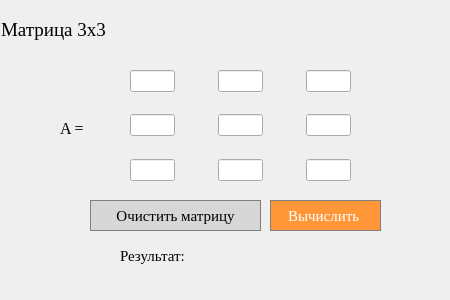
<?xml version="1.0" encoding="UTF-8"?>
<ui version="4.0">
 <class>matrix_det_3x3</class>
 <widget class="QDialog" name="matrix_det_3x3">
  <property name="geometry">
   <rect>
    <x>0</x>
    <y>0</y>
    <width>450</width>
    <height>300</height>
   </rect>
  </property>
  <property name="windowTitle">
   <string>Matrix det 3x3</string>
  </property>
  <widget class="QLabel" name="label">
   <property name="geometry">
    <rect>
     <x>1</x>
     <y>10</y>
     <width>450</width>
     <height>40</height>
    </rect>
   </property>
   <property name="sizePolicy">
    <sizepolicy hsizetype="Preferred" vsizetype="Fixed">
     <horstretch>0</horstretch>
     <verstretch>0</verstretch>
    </sizepolicy>
   </property>
   <property name="font">
    <font>
     <family>Times New Roman</family>
     <pointsize>14</pointsize>
    </font>
   </property>
   <property name="styleSheet">
    <string notr="true">QLabel {
	qproperty-alignment: 'AlignVCenter | AlignCenter';
}</string>
   </property>
   <property name="text">
    <string>Матрица 3x3</string>
   </property>
  </widget>
  <widget class="QWidget" name="layoutWidget">
   <property name="geometry">
    <rect>
     <x>130</x>
     <y>70</y>
     <width>221</width>
     <height>111</height>
    </rect>
   </property>
   <layout class="QVBoxLayout" name="verticalLayout">
    <item>
     <layout class="QHBoxLayout" name="horizontalLayout">
      <item>
       <widget class="QLineEdit" name="lineEdit_1"/>
      </item>
      <item>
       <spacer name="horizontalSpacer">
        <property name="orientation">
         <enum>Qt::Horizontal</enum>
        </property>
        <property name="sizeType">
         <enum>QSizePolicy::Preferred</enum>
        </property>
        <property name="sizeHint" stdset="0">
         <size>
          <width>100</width>
          <height>20</height>
         </size>
        </property>
       </spacer>
      </item>
      <item>
       <widget class="QLineEdit" name="lineEdit_2"/>
      </item>
      <item>
       <spacer name="horizontalSpacer_3">
        <property name="orientation">
         <enum>Qt::Horizontal</enum>
        </property>
        <property name="sizeType">
         <enum>QSizePolicy::Preferred</enum>
        </property>
        <property name="sizeHint" stdset="0">
         <size>
          <width>100</width>
          <height>20</height>
         </size>
        </property>
       </spacer>
      </item>
      <item>
       <widget class="QLineEdit" name="lineEdit_3"/>
      </item>
     </layout>
    </item>
    <item>
     <spacer name="verticalSpacer">
      <property name="orientation">
       <enum>Qt::Vertical</enum>
      </property>
      <property name="sizeHint" stdset="0">
       <size>
        <width>20</width>
        <height>40</height>
       </size>
      </property>
     </spacer>
    </item>
    <item>
     <layout class="QHBoxLayout" name="horizontalLayout_2">
      <item>
       <widget class="QLineEdit" name="lineEdit_4"/>
      </item>
      <item>
       <spacer name="horizontalSpacer_2">
        <property name="orientation">
         <enum>Qt::Horizontal</enum>
        </property>
        <property name="sizeType">
         <enum>QSizePolicy::Preferred</enum>
        </property>
        <property name="sizeHint" stdset="0">
         <size>
          <width>100</width>
          <height>20</height>
         </size>
        </property>
       </spacer>
      </item>
      <item>
       <widget class="QLineEdit" name="lineEdit_5"/>
      </item>
      <item>
       <spacer name="horizontalSpacer_4">
        <property name="orientation">
         <enum>Qt::Horizontal</enum>
        </property>
        <property name="sizeType">
         <enum>QSizePolicy::Preferred</enum>
        </property>
        <property name="sizeHint" stdset="0">
         <size>
          <width>100</width>
          <height>20</height>
         </size>
        </property>
       </spacer>
      </item>
      <item>
       <widget class="QLineEdit" name="lineEdit_6"/>
      </item>
     </layout>
    </item>
    <item>
     <spacer name="verticalSpacer_2">
      <property name="orientation">
       <enum>Qt::Vertical</enum>
      </property>
      <property name="sizeHint" stdset="0">
       <size>
        <width>20</width>
        <height>40</height>
       </size>
      </property>
     </spacer>
    </item>
    <item>
     <layout class="QHBoxLayout" name="horizontalLayout_3">
      <item>
       <widget class="QLineEdit" name="lineEdit_7"/>
      </item>
      <item>
       <spacer name="horizontalSpacer_5">
        <property name="orientation">
         <enum>Qt::Horizontal</enum>
        </property>
        <property name="sizeType">
         <enum>QSizePolicy::Preferred</enum>
        </property>
        <property name="sizeHint" stdset="0">
         <size>
          <width>100</width>
          <height>20</height>
         </size>
        </property>
       </spacer>
      </item>
      <item>
       <widget class="QLineEdit" name="lineEdit_8"/>
      </item>
      <item>
       <spacer name="horizontalSpacer_6">
        <property name="orientation">
         <enum>Qt::Horizontal</enum>
        </property>
        <property name="sizeType">
         <enum>QSizePolicy::Preferred</enum>
        </property>
        <property name="sizeHint" stdset="0">
         <size>
          <width>100</width>
          <height>20</height>
         </size>
        </property>
       </spacer>
      </item>
      <item>
       <widget class="QLineEdit" name="lineEdit_9"/>
      </item>
     </layout>
    </item>
   </layout>
  </widget>
  <widget class="QPushButton" name="pushButton_det_3x3">
   <property name="geometry">
    <rect>
     <x>270</x>
     <y>200</y>
     <width>111</width>
     <height>31</height>
    </rect>
   </property>
   <property name="font">
    <font>
     <family>Times New Roman</family>
     <pointsize>11</pointsize>
    </font>
   </property>
   <property name="styleSheet">
    <string notr="true">QPushButton {
  background-color: rgb(255, 151, 57);
  color: white; 
  border: 1px solid gray;
}

QPushButton:pressed {
    background-color: qlineargradient(x1: 0, y1: 0, x2: 0, y2: 1,
                                      stop: 0 #FF7832, stop: 1 #FF9739);
}</string>
   </property>
   <property name="text">
    <string>Вычислить </string>
   </property>
  </widget>
  <widget class="QLabel" name="label_det_3x3_res">
   <property name="geometry">
    <rect>
     <x>270</x>
     <y>240</y>
     <width>111</width>
     <height>31</height>
    </rect>
   </property>
   <property name="styleSheet">
    <string notr="true">QLabel {
	qproperty-alignment: 'AlignVCenter | AlignLeft';
	border : 1px solid gray;
}

background-color : white;</string>
   </property>
   <property name="text">
    <string/>
   </property>
  </widget>
  <widget class="QLabel" name="label_2">
   <property name="geometry">
    <rect>
     <x>120</x>
     <y>240</y>
     <width>101</width>
     <height>31</height>
    </rect>
   </property>
   <property name="font">
    <font>
     <family>Times New Roman</family>
     <pointsize>11</pointsize>
    </font>
   </property>
   <property name="styleSheet">
    <string notr="true">QLabel {
	qproperty-alignment: 'AlignVCenter | AlignRight';
}</string>
   </property>
   <property name="text">
    <string>Результат:</string>
   </property>
  </widget>
  <widget class="QLabel" name="label_3">
   <property name="geometry">
    <rect>
     <x>60</x>
     <y>120</y>
     <width>55</width>
     <height>16</height>
    </rect>
   </property>
   <property name="font">
    <font>
     <family>Times New Roman</family>
     <pointsize>12</pointsize>
    </font>
   </property>
   <property name="styleSheet">
    <string notr="true">QLabel {
	qproperty-alignment: 'AlignVCenter | AlignRight';
}</string>
   </property>
   <property name="text">
    <string>A =</string>
   </property>
  </widget>
  <widget class="QPushButton" name="pushButton_clear">
   <property name="geometry">
    <rect>
     <x>90</x>
     <y>200</y>
     <width>171</width>
     <height>31</height>
    </rect>
   </property>
   <property name="font">
    <font>
     <family>Times New Roman</family>
     <pointsize>11</pointsize>
    </font>
   </property>
   <property name="styleSheet">
    <string notr="true">QPushButton {
  background-color: rgb(215, 215, 215);
  border: 1px solid gray;
}
QPushButton:pressed {
    background-color: qlineargradient(x1: 0, y1: 0, x2: 0, y2: 1,
                                      stop: 0 #BEBEBE, stop: 1 #D7D7D7);
}</string>
   </property>
   <property name="text">
    <string>Очистить матрицу</string>
   </property>
  </widget>
 </widget>
 <resources/>
 <connections/>
</ui>
